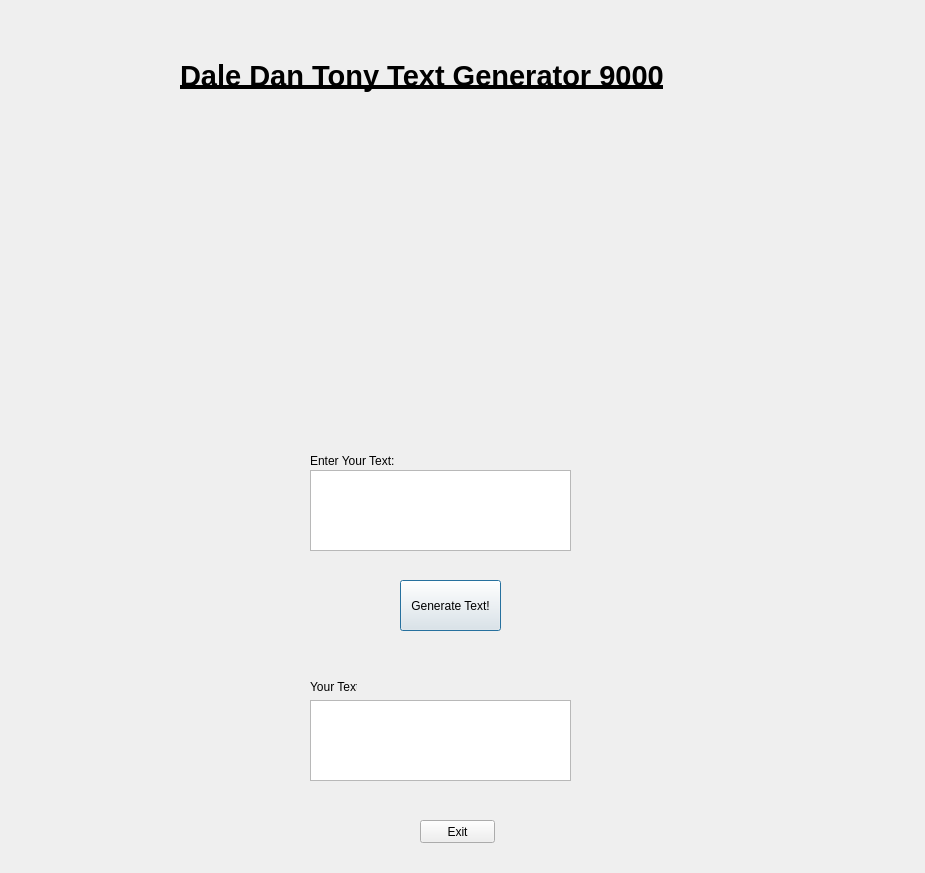
<?xml version="1.0" encoding="UTF-8"?>
<ui version="4.0">
 <class>DaleDanT_TextGen</class>
 <widget class="QDialog" name="DaleDanT_TextGen">
  <property name="geometry">
   <rect>
    <x>0</x>
    <y>0</y>
    <width>925</width>
    <height>873</height>
   </rect>
  </property>
  <property name="windowTitle">
   <string>Dialog</string>
  </property>
  <widget class="QLabel" name="label">
   <property name="geometry">
    <rect>
     <x>290</x>
     <y>140</y>
     <width>381</width>
     <height>291</height>
    </rect>
   </property>
   <property name="text">
    <string/>
   </property>
   <property name="pixmap">
    <pixmap>DD_Small.PNG</pixmap>
   </property>
  </widget>
  <widget class="QPlainTextEdit" name="plainTextEdit">
   <property name="geometry">
    <rect>
     <x>310</x>
     <y>470</y>
     <width>261</width>
     <height>81</height>
    </rect>
   </property>
  </widget>
  <widget class="QPushButton" name="pushButton">
   <property name="geometry">
    <rect>
     <x>400</x>
     <y>580</y>
     <width>101</width>
     <height>51</height>
    </rect>
   </property>
   <property name="text">
    <string>Generate Text!</string>
   </property>
  </widget>
  <widget class="QLabel" name="label_2">
   <property name="geometry">
    <rect>
     <x>310</x>
     <y>450</y>
     <width>111</width>
     <height>21</height>
    </rect>
   </property>
   <property name="text">
    <string>Enter Your Text:</string>
   </property>
  </widget>
  <widget class="QLabel" name="label_3">
   <property name="geometry">
    <rect>
     <x>180</x>
     <y>20</y>
     <width>531</width>
     <height>111</height>
    </rect>
   </property>
   <property name="font">
    <font>
     <family>Arial</family>
     <pointsize>22</pointsize>
     <weight>75</weight>
     <bold>true</bold>
     <underline>true</underline>
     <strikeout>false</strikeout>
    </font>
   </property>
   <property name="text">
    <string>Dale Dan Tony Text Generator 9000</string>
   </property>
  </widget>
  <widget class="QTextEdit" name="textEdit">
   <property name="geometry">
    <rect>
     <x>310</x>
     <y>700</y>
     <width>261</width>
     <height>81</height>
    </rect>
   </property>
  </widget>
  <widget class="QLabel" name="label_4">
   <property name="geometry">
    <rect>
     <x>310</x>
     <y>680</y>
     <width>47</width>
     <height>13</height>
    </rect>
   </property>
   <property name="text">
    <string>Your Text:</string>
   </property>
  </widget>
  <widget class="QPushButton" name="pushButton_2">
   <property name="geometry">
    <rect>
     <x>420</x>
     <y>820</y>
     <width>75</width>
     <height>23</height>
    </rect>
   </property>
   <property name="text">
    <string>Exit</string>
   </property>
  </widget>
 </widget>
 <resources/>
 <connections/>
</ui>
